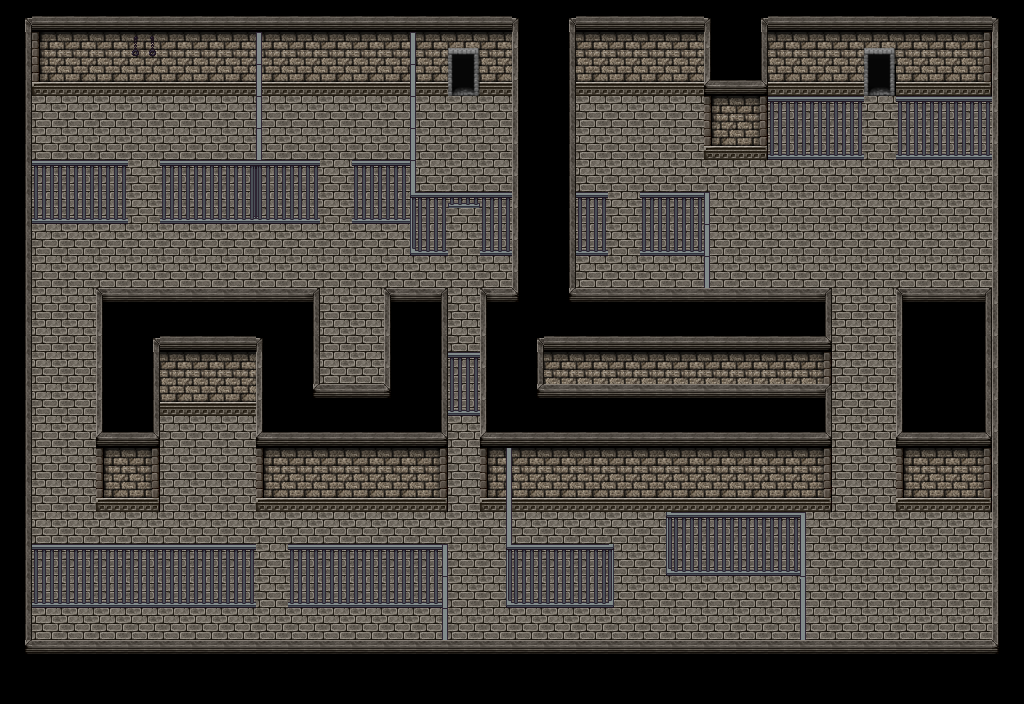

Below is a game level as drawn by its tile map, then a one-line description and the .tmx that defines it (tile-layer data replaced by summaries):
An orthogonal 32x22 tile map with 32x32 px tiles, 5 tile layers (ground, ground2, ground3, terrain, ...), 4 tilesets and 72 objects (portal1, door2, door1, activator_push_pull1, activator1, ...).

<map version="1.0" tiledversion="1.0.3" orientation="orthogonal" renderorder="right-up" width="32" height="22" tilewidth="32" tileheight="32" nextobjectid="183">
 <properties>
  <property name="music" value="THEME_FOREST_ELVES" />
 </properties>
 <tileset firstgid="1" source="Celianna_TileA4.tsx" />
 <tileset firstgid="514" source="Celianna_TileA5.tsx" />
 <tileset firstgid="642" source="terrain.tsx" />
 <tileset firstgid="1666" source="dungeon.tsx" />
 <layer name="ground" width="32" height="22">
  <data>[704 cells, 666 non-empty, 9 distinct tile ids]</data>
 </layer>
 <layer name="ground2" width="32" height="22">
  <data>[704 cells, 178 non-empty, 19 distinct tile ids]</data>
 </layer>
 <layer name="ground3" width="32" height="22">
  <data>[704 cells, 2 non-empty, 1 distinct tile ids]</data>
 </layer>
 <layer name="terrain" width="32" height="22">
  <data>[704 cells, 159 non-empty, 13 distinct tile ids]</data>
 </layer>
 <layer name="terrain2" width="32" height="22">
  <data>[704 cells, 66 non-empty, 5 distinct tile ids]</data>
 </layer>
 <objectgroup name="interactions">
  <object id="1" name="portal1" gid="687" x="445" y="98" width="32" height="32" />
  <object id="112" name="door2" gid="687" x="125" y="227" width="32" height="32" />
  <object id="122" name="door1" gid="687" x="317" y="226" width="32" height="32" />
  <object id="123" name="activator_push_pull1" gid="687" x="321" y="407.044" width="32" height="32" />
  <object id="124" name="activator1" gid="687" x="45" y="137" width="32" height="32" />
  <object id="125" name="pics1" gid="687" x="47" y="413" width="32" height="32" />
  <object id="127" name="ghost1" gid="687" x="55" y="547" width="32" height="32" />
  <object id="128" name="door3" gid="687" x="252" y="611" width="32" height="32" />
  <object id="130" name="chest1" gid="687" x="61.2319" y="642.493" width="32" height="32" />
  <object id="131" name="monster_tank1" gid="687" x="321" y="121" width="32" height="32" />
  <object id="132" name="pics2" gid="687" x="846" y="429" width="32" height="32" />
  <object id="133" name="activator2" gid="687" x="554" y="415" width="32" height="32" />
  <object id="134" name="portal2" gid="687" x="862.25" y="102.29" width="32" height="32" />
  <object id="135" name="pics3" gid="687" x="865.598" y="168.131" width="32" height="32" />
  <object id="136" name="door4" gid="687" x="605.466" y="257.059" width="32" height="32" />
  <object id="137" name="activator_push_pull2" gid="687" x="607.814" y="125.725" width="32" height="32" />
  <object id="181" name="monster_tank2" gid="687" x="607.582" y="315.161" width="32" height="32" />
 </objectgroup>
 <objectgroup name="collision">
  <object id="55" x="0.05491" y="671.826">
   <polygon points="0,0 28.949,-1 29.5058,-639.826 3.27842,-638.881" />
  </object>
  <object id="56" x="1007.18" y="672.869">
   <polygon points="0,0 -989.129,1.50065 -989.129,27.0116 0.972595,27.0116" />
  </object>
  <object id="57" x="991.816" y="36.7255">
   <polygon points="0,0 2.84509,633.21 28.4509,634.156 28.4509,-2.83527" />
  </object>
  <object id="58" x="14.1098" y="3">
   <polygon points="0,0 2.91778,92.321 988.157,89.5653 990.102,1.37793" />
  </object>
  <object id="113" x="408" y="91" width="8" height="164" />
  <object id="115" x="412" y="246" width="34" height="9" />
  <object id="116" x="481" y="246" width="34" height="9" />
  <object id="117" x="34" y="215" width="92" height="8" />
  <object id="118" x="161" y="214" width="99" height="8" />
  <object id="119" x="257" y="90" width="6" height="133" />
  <object id="138" x="98.2033" y="320.277" width="219.842" height="93.7395" />
  <object id="139" x="98.2033" y="416.248" width="59.1452" height="94.8555" />
  <object id="140" x="255.552" y="409.553" width="191.943" height="102.667" />
  <object id="141" x="386.118" y="322.509" width="59.1452" height="93.7395" />
  <object id="142" x="482.089" y="323.625" width="58.0292" height="186.363" />
  <object id="143" x="539.002" y="418.48" width="292.378" height="92.6236" />
  <object id="144" x="541.234" y="321.393" width="290.146" height="71.4206" />
  <object id="145" x="897.221" y="320.277" width="97.0874" height="189.711" />
  <object id="146" x="575.829" y="247.74" width="29.0146" height="7.81163" />
  <object id="147" x="641.669" y="246.624" width="66.9568" height="7.81163" />
  <object id="148" x="704.162" y="249.972" width="4.46379" height="77.0003" />
  <object id="149" x="704.162" y="87.0439" width="63.609" height="72.5365" />
  <object id="150" x="768.887" y="148.421" width="91.5076" height="10.0435" />
  <object id="151" x="898.337" y="150.653" width="93.7395" height="8.92758" />
  <object id="152" x="31.2465" y="600.379" width="222.073" height="8.92758" />
  <object id="153" x="290.146" y="599.263" width="151.769" height="8.92758" />
  <object id="154" x="440.799" y="600.379" width="5.57973" height="77.0003" />
  <object id="155" x="507.756" y="599.263" width="104.899" height="7.81163" />
  <object id="156" x="667.336" y="565.785" width="135.03" height="7.81163" />
  <object id="157" x="506.64" y="509.988" width="6.69568" height="97.0874" />
  <object id="158" x="799.018" y="565.785" width="6.69568" height="121.638" />
  <object id="159" x="262.248" y="214.262" width="55.7973" height="8.92758" />
  <object id="160" x="355.987" y="216.494" width="52.4495" height="8.92758" />
  <object id="161" x="443.031" y="403.973" width="42.406" height="11.1595" />
  <object id="177" x="513.336" y="79.2322" width="61.3771" height="266.711" />
 </objectgroup>
 <objectgroup name="zindex">
  <object id="120" x="409" y="189" width="110" height="66" />
  <object id="121" x="30" y="159" width="232" height="62" />
  <object id="162" x="260.016" y="160.696" width="151.769" height="62.493" />
  <object id="163" x="574.713" y="190.827" width="137.261" height="64.7249" />
  <object id="164" x="767.771" y="92.6236" width="95.9714" height="66.9568" />
  <object id="165" x="893.873" y="93.7395" width="99.3193" height="65.8409" />
  <object id="166" x="444.147" y="351.523" width="40.1741" height="64.7249" />
  <object id="167" x="27.8987" y="541.234" width="227.653" height="66.9568" />
  <object id="168" x="287.914" y="545.698" width="161.812" height="62.493" />
  <object id="169" x="507.756" y="542.35" width="106.015" height="64.7249" />
  <object id="170" x="667.336" y="513.336" width="138.377" height="60.2611" />
  <object id="171" x="540.118" y="386.118" width="291.262" height="83.696" />
  <object id="172" x="480.973" y="287.914" width="59.1452" height="55.7973" />
  <object id="173" x="568.017" y="289.03" width="264.479" height="68.0728" />
  <object id="174" x="894.989" y="286.798" width="100.435" height="60.2611" />
  <object id="175" x="387.234" y="286.798" width="63.609" height="54.6814" />
  <object id="176" x="97.0874" y="287.914" width="219.841" height="62.493" />
  <object id="178" x="6.69568" y="641.669" width="1005.47" height="50.2176" />
  <object id="182" x="306.885" y="383.886" width="90.3917" height="49.1017" />
 </objectgroup>
 <objectgroup name="path">
  <object id="126" name="path_ghost1" x="54" y="547">
   <polyline points="0,0 366,-1" />
  </object>
 </objectgroup>
</map>
